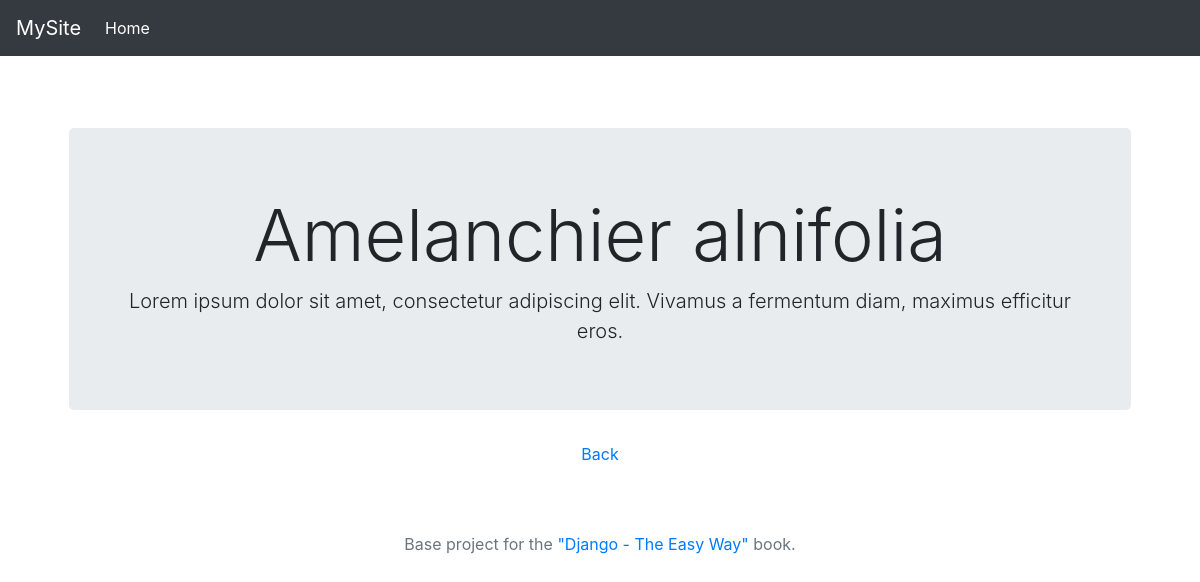
The page /flower/amelanchier-alnifolia/ on the database its author committed.
### myapp/models.py (models this page shows, shortened)
class Flower(models.Model):
    title = models.CharField(max_length=255, default='')
    description = models.TextField(default='')
    slug = models.SlugField(blank=True, default='')

### myapp/views.py (the view)
# urls.py: path('flower/<slug:slug>/', myapp_views.detail, name='detail'),
def detail(request, slug=None):
    flower = get_object_or_404(Flower, slug=slug)
    return render(request, 'myapp/detail.html', {'flower': flower})

### myapp/templates/myapp/detail.html
{% extends 'base/base.html' %}
{% block content %}
<div class="jumbotron">
    <div class="container">
        <h1 class="display-3">{{ flower.title }}</h1>
        <div class="lead">{{ flower.description }}</div>
    </div>
</div>
<a href="/">Back</a>
{% endblock %}

### base/static/base/css/site.css (style rules this page uses)
body { padding-top: 5rem; }

### rows shown on the page
Flower: title "Amelanchier alnifolia", description "Lorem ipsum dolor sit amet, consectetur adipiscing elit. Vivamus a fermentum diam, maximus efficitur eros."
